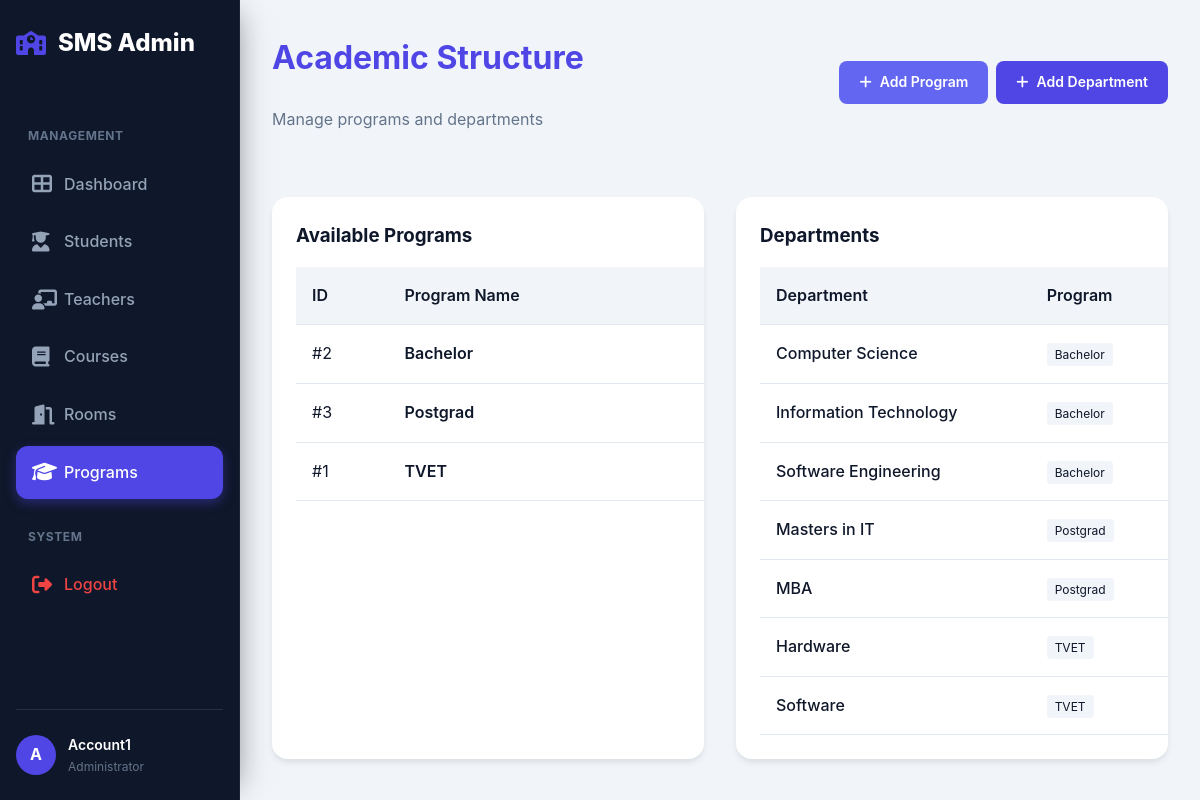
Page /Program/program.php (signed in) on the committed database.
### tables this page shows
CREATE TABLE IF NOT EXISTS Programs_table (
    Prog_ID INT AUTO_INCREMENT PRIMARY KEY,
    Prog_Name VARCHAR(100) NOT NULL UNIQUE
);

CREATE TABLE IF NOT EXISTS Departments_table (
    Dept_ID INT AUTO_INCREMENT PRIMARY KEY,
    Dept_Name VARCHAR(100) NOT NULL,
    Prog_ID INT,
    FOREIGN KEY (Prog_ID) REFERENCES Programs_table(Prog_ID) ON DELETE CASCADE
);

### Program/program.php (the view, shortened to what this page needs)
<?php
require_once '../config/db.php';
$progs = $pdo->query("SELECT * FROM Programs_table")->fetchAll();
$depts = $pdo->query("SELECT d.*, p.Prog_Name FROM Departments_table d JOIN Programs_table p ON d.Prog_ID = p.Prog_ID")->fetchAll();
?>
<!DOCTYPE html>
<html lang="en">
<head>
    <link rel="stylesheet" href="../CSS/style.css">
</head>
<body>
    <?php include '../components/nav.php'; ?>
    <main>
        <div class="container">
            <div class="page-header">
                <div>
                    <h1>Academic Structure</h1>
                    <p style="color: #64748b;">Manage programs and departments</p>
                </div>
                <div style="display: flex; gap: 0.5rem;">
                    <a href="register_program.php" class="btn-primary" style="background: #6366f1;">
                        <i class="fas fa-plus"></i> Add Program
                    </a>
                    <a href="register_dept.php" class="btn-primary">
                        <i class="fas fa-plus"></i> Add Department
                    </a>
                </div>
            </div>
            <div style="display: grid; grid-template-columns: 1fr 1fr; gap: 2rem;">
                <div class="table-container">
                    <h3>Available Programs</h3>
                    <table style="margin-top: 1rem;">
                        <thead>
                            <tr>
                                <th>ID</th>
                                <th>Program Name</th>
                                <th style="text-align: right;">Action</th>
                            </tr>
                        </thead>
                        <tbody>
                            <?php foreach ($progs as $p): ?>
                                <tr>
                                    <td>#<?php echo $p['Prog_ID']; ?></td>
                                    <td style="font-weight: 600;"><?php echo htmlspecialchars($p['Prog_Name']); ?></td>
                                    <td style="text-align: right;">
                                    </td>
                                </tr>
                            <?php endforeach; ?>
                        </tbody>
                    </table>
                </div>
                <div class="table-container">
                    <h3>Departments</h3>
                    <table style="margin-top: 1rem;">
                        <thead>
                            <tr>
                                <th>Department</th>
                                <th>Program</th>
                                <th style="text-align: right;">Action</th>
                            </tr>
                        </thead>
                        <tbody>
                            <?php foreach ($depts as $d): ?>
                                <tr>
                                    <td style="font-weight: 500;"><?php echo htmlspecialchars($d['Dept_Name']); ?></td>
                                    <td>
                                        <span style="padding: 0.25rem 0.5rem; background: #f1f5f9; border-radius: 4px; font-size: 0.75rem;">
                                            <?php echo htmlspecialchars($d['Prog_Name']); ?>
                                        </span>
                                    </td>
                                    <td style="text-align: right;">
                                    </td>
                                </tr>
                            <?php endforeach; ?>
                        </tbody>
                    </table>
                </div>
            </div>
        </div>
    </main>
</body>
</html>

### components/nav.php (shortened to what this page needs)
<?php
$current_page = basename($_SERVER['SCRIPT_NAME']);
$user_initial = strtoupper(substr($_SESSION['user'], 0, 1));
?>
<link rel="stylesheet" href="https://cdnjs.cloudflare.com/ajax/libs/font-awesome/6.4.0/css/all.min.css">
<nav id="sidebar">
    <h2><i class="fas fa-school"></i> SMS Admin</h2>
    <div class="nav-label">Management</div>
    <a href="../Dashboard/dashboard.php" class="<?php echo ($current_page == 'dashboard.php') ? 'active' : ''; ?>">
        <i class="fas fa-th-large"></i> Dashboard
    </a>
    <a href="../Student/student.php" class="<?php echo ($current_page == 'student.php' || $current_page == 'register_student.php') ? 'active' : ''; ?>">
        <i class="fas fa-user-graduate"></i> Students
    </a>
    <a href="../Teacher/teacher.php" class="<?php echo ($current_page == 'teacher.php' || $current_page == 'register_teacher.php') ? 'active' : ''; ?>">
        <i class="fas fa-chalkboard-teacher"></i> Teachers
    </a>
    <a href="../Course/course.php" class="<?php echo ($current_page == 'course.php' || $current_page == 'register_course.php') ? 'active' : ''; ?>">
        <i class="fas fa-book"></i> Courses
    </a>
    <a href="../Room/room.php" class="<?php echo ($current_page == 'room.php' || $current_page == 'register_room.php') ? 'active' : ''; ?>">
        <i class="fas fa-door-open"></i> Rooms
    </a>
    <a href="../Program/program.php" class="<?php echo ($current_page == 'program.php' || $current_page == 'register_program.php' || $current_page == 'register_dept.php') ? 'active' : ''; ?>">
        <i class="fas fa-graduation-cap"></i> Programs
    </a>
    <div class="nav-label">System</div>
    <a href="../logout.php" style="color: #ef4444;">
        <i class="fas fa-sign-out-alt"></i> Logout
    </a>
    <div class="nav-user">
        <div class="user-avatar"><?php echo $user_initial; ?></div>
        <div class="user-info">
            <div class="user-name"><?php echo htmlspecialchars($_SESSION['user']); ?></div>
            <div class="user-role">Administrator</div>
        </div>
    </div>
</nav>

### CSS/style.css (style rules this page uses)
:root { --primary-color: #4f46e5; --primary-hover: #4338ca; --bg-color: #f1f5f9; --card-bg: #ffffff; --text-color: #0f172a; --sidebar-bg: #0f172a; --sidebar-text: #f8fafc; --danger: #ef4444; --success: #10b981; --warning: #f59e0b; --border-color: #e2e8f0; --sidebar-width: 240px; --header-height: 60px; }
.btn-primary { display: inline-flex; align-items: center; gap: 0.5rem; padding: 0.625rem 1.25rem; background-color: var(--primary-color); color: #fff; text-decoration: none; border-radius: 0.5rem; font-weight: 600; font-size: 0.875rem; transition: all 0.2s; }
.page-header { display: flex; justify-content: space-between; align-items: center; margin-bottom: 2rem; }
* { margin: 0; padding: 0; box-sizing: border-box; font-family: 'Inter', 'Verdana', sans-serif; }
body { background-color: var(--bg-color); color: var(--text-color); line-height: 1.6; display: flex; min-height: 100vh; }
nav { width: var(--sidebar-width); background-color: var(--sidebar-bg); color: var(--sidebar-text); padding: 1.5rem 1rem; display: flex; flex-direction: column; border-right: 1px solid rgba(255, 255, 255, 0.05); box-shadow: 10px 0 30px -15px rgba(0, 0, 0, 0.5); z-index: 100; position: fixed; top: 0; left: 0; bottom: 0; overflow-y: auto; }
nav h2 { font-size: 1.5rem; font-weight: 800; margin-bottom: 2.5rem; display: flex; align-items: center; gap: 0.75rem; color: #fff; }
nav h2 i { color: var(--primary-color); }
.nav-label { font-size: 0.75rem; font-weight: 700; text-transform: uppercase; letter-spacing: 0.05em; color: #64748b; margin: 1.5rem 0 0.75rem 0.75rem; }
nav a { color: #94a3b8; text-decoration: none; padding: 0.875rem 1rem; border-radius: 0.75rem; display: flex; align-items: center; gap: 0.75rem; font-weight: 500; transition: all 0.2s cubic-bezier(0.4, 0, 0.2, 1); margin-bottom: 0.25rem; }
nav a i { font-size: 1.25rem; width: 20px; }
nav a.active { background-color: var(--primary-color); color: #fff; box-shadow: 0 4px 12px rgba(79, 70, 229, 0.4); }
.nav-user { margin-top: auto; padding-top: 1.5rem; border-top: 1px solid rgba(255, 255, 255, 0.1); display: flex; align-items: center; gap: 0.75rem; }
.user-avatar { width: 40px; height: 40px; background: var(--primary-color); border-radius: 50%; display: flex; align-items: center; justify-content: center; font-weight: 700; color: white; }
.user-info { flex: 1; overflow: hidden; }
.user-name { font-size: 0.875rem; font-weight: 600; color: #fff; white-space: nowrap; text-overflow: ellipsis; }
.user-role { font-size: 0.75rem; color: #64748b; }
main { flex: 1; padding: 2rem; margin-left: var(--sidebar-width); min-height: 100vh; transition: margin-left 0.3s ease; }
.container { max-width: 1200px; margin: 0 auto; }
h1 { color: var(--primary-color); margin-bottom: 1.5rem; font-weight: 700; }
.table-container { background: white; padding: 1.5rem; border-radius: 1rem; box-shadow: 0 4px 6px -1px rgba(0, 0, 0, 0.1); margin-top: 2rem; overflow-x: auto; -webkit-overflow-scrolling: touch; }
table { width: 100%; border-collapse: collapse; min-width: 500px; }
th, td { padding: 1rem; text-align: left; border-bottom: 1px solid #e2e8f0; }
th { background-color: #f1f5f9; font-weight: 600; }

### rows in the picture
programs_table: Prog_ID "2", Prog_Name "Bachelor"
programs_table: Prog_ID "3", Prog_Name "Postgrad"
programs_table: Prog_ID "1", Prog_Name "TVET"
departments_table: Dept_Name "Computer Science", Prog_ID.Prog_Name "Bachelor"
departments_table: Dept_Name "Information Technology", Prog_ID.Prog_Name "Bachelor"
departments_table: Dept_Name "Software Engineering", Prog_ID.Prog_Name "Bachelor"
departments_table: Dept_Name "Masters in IT", Prog_ID.Prog_Name "Postgrad"
departments_table: Dept_Name "MBA", Prog_ID.Prog_Name "Postgrad"
departments_table: Dept_Name "Hardware", Prog_ID.Prog_Name "TVET"
departments_table: Dept_Name "Software", Prog_ID.Prog_Name "TVET"

### other values in the picture
$user_initial "A"
$_SESSION['user'] "Account1"
